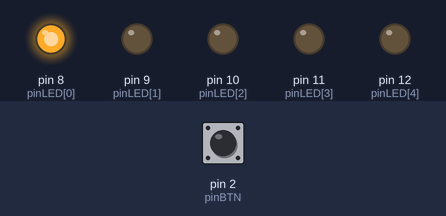
Simulated run of this sketch. Board: Arduino Uno, built with avr-gcc and run on an emulated ATmega328P. Parts: output pins drawn as LEDs (lit = HIGH). The test bench sets the inputs (shaded band); at power-on: pin 2 (pinBTN) HIGH.

Above: at 1.2 s.
1.3 s: pin 2 (pinBTN) pulled LOW for 0.15 s
At 4.5 s:
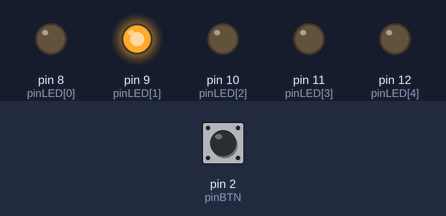
At 8.2 s:
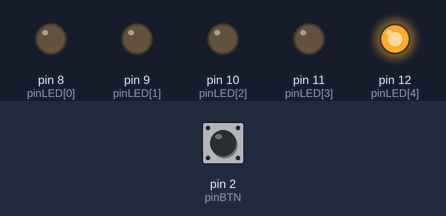
Timing chart, 0 to 10.3 s (numbered marks = the images above; inputs shaded):
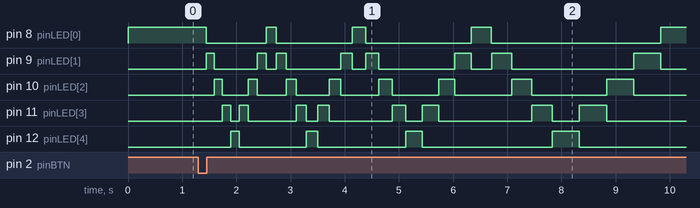

Measured:
- after the input at 1.3 s, pin 8 (pinLED[0]): HIGH → LOW after 0.15 s, → HIGH 1.1 s later, → LOW 0.19 s later, → HIGH 1.4 s later, … (8 changes in this stretch); pin 9 (pinLED[1]): LOW → HIGH after 0.15 s, → LOW 0.15 s later, → HIGH 0.79 s later, → LOW 0.16 s later, … (16 changes in this stretch)

The sketch:

NewtonsCradle.ino
```cpp
int pinLED[] = {8, 9, 10, 11, 12};
bool LEDstate[] = {false, false, false, false, false};
bool initialSIDE = true;
int sensorVALUE;
int lastsensorVALUE = 1;
int pinBTN = 2;
int j;

void initialSTATE (){
  digitalWrite(pinLED[0], HIGH);
  LEDstate[0] = true;
  for (int i = 1; i < 5; i++){
    digitalWrite(pinLED[i], LOW);
    LEDstate[i] = false;
  }
  initialSIDE = true;
}

void setup()
{
  for(int i=0; i<5; i++){
    pinMode(pinLED[i], OUTPUT);
  }
  pinMode(pinBTN, INPUT);
  digitalWrite(pinLED[0], HIGH);
  Serial.begin(9600);
}

void loop()
{
  sensorVALUE = digitalRead(pinBTN);
  if(sensorVALUE == 0 && lastsensorVALUE == 1){
    initialSTATE();
    for(j=10; j>0; j--){
      if(initialSIDE == true){
        for(int i=0; i<4; i++){
          delay(1500/j^2);
          if (LEDstate[i] == true){
            digitalWrite(pinLED[i], LOW);
            LEDstate[i] = false;
            digitalWrite(pinLED[i+1], HIGH);
            LEDstate[i+1] = true;
          }
          initialSIDE = false;
        }
      }
      else{
       for(int i=4; i>0; i--){
         delay(1500/j^2);
         if (LEDstate[i] == true){
            digitalWrite(pinLED[i], LOW);
            LEDstate[i] = false;
            digitalWrite(pinLED[i-1], HIGH);
            LEDstate[i-1] = true;
          }
          initialSIDE = true;
       }
     }
   }
 }
 lastsensorVALUE = sensorVALUE;
}
```
